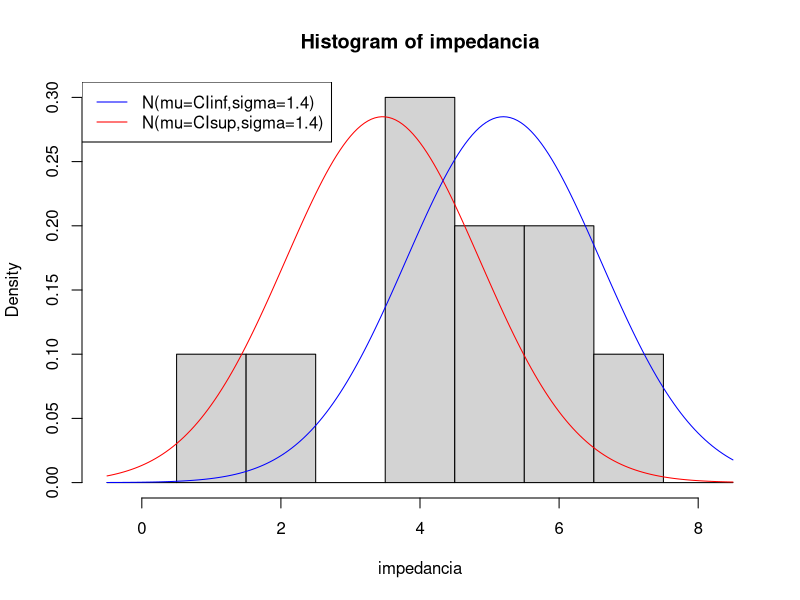
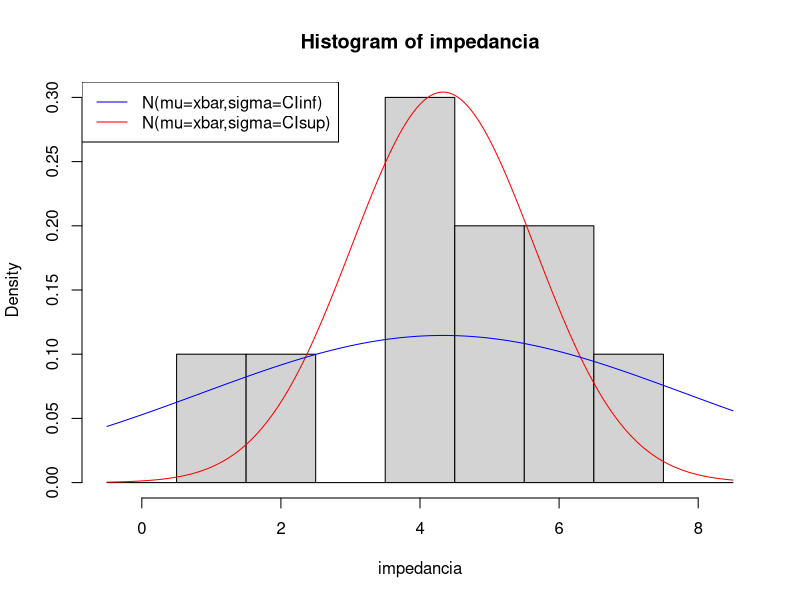

Source code (R) for these figures, in order:
## ---- chunk 1
impedancia <- c(3.5770178, 5.0143659, 3.7070832, 2.2291746, 5.8379677, 6.9030882, 3.8876109, 6.3709878, 5.0670940, 0.7123772)
## ---- chunk 2
barx <- mean(impedancia)
barx
## ---- chunk 3
z0.025 <- qnorm(0.025)
z0.025 
z0.925 <- qnorm(0.925)
z0.925 
## ---- chunk 4
fsup <- 1.959964*1.4/sqrt(10)
fsup
## ---- chunk 5
CI <- c(barx-fsup,barx+fsup)
CI
## ---- chunk 6
library(TeachingDemos) 
z.test(impedancia, sd=1.4)
## ---- chunk 7
x <- seq(-0.5,8.5,0.05)

hist(impedancia, br=seq(-0.5,8.5), freq=FALSE, col="lightgrey")

lines(x,dnorm(x, mean=CI[1], sd=1.4), col="red")
lines(x,dnorm(x, mean=CI[2], sd=1.4), col="blue")

legend("topleft",c("N(mu=CIinf,sigma=1.4)", "N(mu=CIsup,sigma=1.4)"), col=c("blue","red"), lty=1 )
## ---- chunk 8
t0.025 <- qt(0.025,df=9)
t0.025
t0.975 <- qt(0.975,df=9)
t0.975
## ---- chunk 9
barx <- mean(impedancia)
barx
s <-sd(impedancia)
s
## ---- chunk 10
fsup <- 2.262157*s/sqrt(10)
fsup
CI <- c(barx-fsup,barx+fsup)
CI
## ---- chunk 11
 t.test(impedancia, conf.level = 0.95)
## ---- chunk 12
s<-sd(impedancia)
s^2
## ---- chunk 13
chi0.025 <- qchisq(0.025, df=9)
chi0.025
chi0.975 <- qchisq(0.975, df=9)
chi0.975
## ---- chunk 14
n <- 10
CI<-c(s^2*(n-1)/chi0.975, s^2*(n-1)/chi0.025)
CI
## ---- chunk 15
sigma.test(impedancia)
## ---- chunk 16
x <- seq(-0.5,8.5,0.05)

hist(impedancia, br=seq(-0.5,8.5),freq=FALSE, col="lightgrey")

lines(x,dnorm(x, mean=barx, sd=sqrt(CI[1])), col="red")
lines(x,dnorm(x, mean=barx, sd=sqrt(CI[2])),col="blue")

legend("topleft",c("N(mu=xbar,sigma=CIinf)", "N(mu=xbar,sigma=CIsup)"), col=c("blue","red"), lty=1 )
